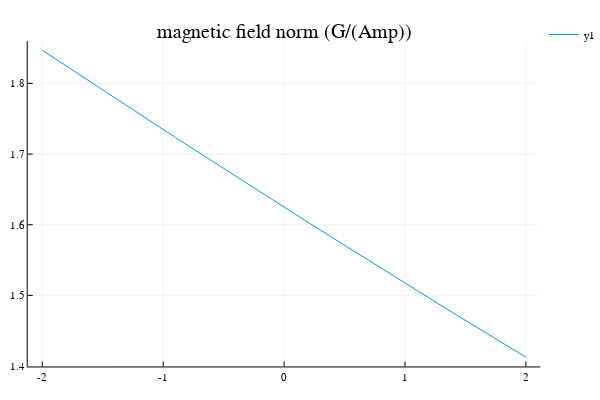

Write notebook code for a chart like this one.
### Code cell
plot(-2:0.1:2,bnorm,title = "magnetic field norm (G/(Amp))")

### Figure 1 — Plotly figure (JSON) as saved in the notebook; plotly's stock layout.template omitted (floating-point values rounded to 4 significant figures)
{"data": [{"colorbar": {"title": ""}, "hoverinfo": "text", "legendgroup": "y1", "line": {"color": "rgba(0, 154, 250, 1.000)", "dash": "solid", "shape": "linear", "width": 1}, "mode": "lines", "name": "y1", "showlegend": true, "text": [null, null, null, null, null, null, null, null, null, null, null, null, null, null, null, null, null, null, null, null, null, null, null, null, null, null, null, null, null, null, null, null, null, null, null, null, null, null, null, null, null], "type": "scatter", "x": [-2, -1.9, -1.8, -1.7, -1.6, -1.5, -1.4, -1.3, -1.2, -1.1, -1, -0.9, -0.8, -0.7, -0.6, -0.5, -0.4, -0.3, -0.2, -0.1, 0, 0.1, 0.2, 0.3, 0.4, 0.5, 0.6, 0.7, 0.8, 0.9, 1, 1.1, 1.2, 1.3, 1.4, 1.5, 1.6, 1.7, 1.8, 1.9, 2], "xaxis": "x1", "y": [1.847, 1.836, 1.824, 1.813, 1.802, 1.791, 1.779, 1.768, 1.757, 1.746, 1.735, 1.724, 1.713, 1.702, 1.691, 1.68, 1.669, 1.658, 1.647, 1.636, 1.625, 1.614, 1.603, 1.592, 1.582, 1.571, 1.56, 1.549, 1.539, 1.528, 1.517, 1.507, 1.496, 1.486, 1.475, 1.465, 1.454, 1.444, 1.433, 1.423, 1.412], "yaxis": "y1", "zmax": 0.1, "zmin": -0.1}], "layout": {"annotations": [{"font": {"color": "rgba(0, 0, 0, 1.000)", "family": "sans-serif", "size": 20}, "rotation": 0, "showarrow": false, "text": "magnetic field norm (G/(Amp))", "x": 0.5222, "xanchor": "center", "xref": "paper", "y": 1, "yanchor": "top", "yref": "paper"}], "height": 400, "legend": {"bgcolor": "rgba(255, 255, 255, 1.000)", "bordercolor": "rgba(0, 0, 0, 1.000)", "font": {"color": "rgba(0, 0, 0, 1.000)", "family": "sans-serif", "size": 11}, "tracegroupgap": 0, "x": 1, "y": 1}, "margin": {"b": 20, "l": 0, "r": 0, "t": 20}, "paper_bgcolor": "rgba(255, 255, 255, 1.000)", "plot_bgcolor": "rgba(255, 255, 255, 1.000)", "showlegend": true, "width": 600, "xaxis": {"anchor": "y1", "domain": [0.05101, 0.9934], "gridcolor": "rgba(0, 0, 0, 0.100)", "gridwidth": 0.5, "linecolor": "rgba(0, 0, 0, 1.000)", "mirror": false, "range": [-2.12, 2.12], "showgrid": true, "showline": true, "showticklabels": true, "tickangle": 0, "tickcolor": "rgb(0, 0, 0)", "tickfont": {"color": "rgba(0, 0, 0, 1.000)", "family": "sans-serif", "size": 11}, "tickmode": "array", "ticks": "inside", "ticktext": ["-2", "-1", "0", "1", "2"], "tickvals": [-2, -1, 0, 1, 2], "title": "", "titlefont": {"color": "rgba(0, 0, 0, 1.000)", "family": "sans-serif", "size": 15}, "type": "-", "visible": true, "zeroline": false, "zerolinecolor": "rgba(0, 0, 0, 1.000)"}, "yaxis": {"anchor": "x1", "domain": [0.03762, 0.9415], "gridcolor": "rgba(0, 0, 0, 0.100)", "gridwidth": 0.5, "linecolor": "rgba(0, 0, 0, 1.000)", "mirror": false, "range": [1.399, 1.86], "showgrid": true, "showline": true, "showticklabels": true, "tickangle": 0, "tickcolor": "rgb(0, 0, 0)", "tickfont": {"color": "rgba(0, 0, 0, 1.000)", "family": "sans-serif", "size": 11}, "tickmode": "array", "ticks": "inside", "ticktext": ["1.4", "1.5", "1.6", "1.7", "1.8"], "tickvals": [1.4, 1.5, 1.6, 1.7, 1.8], "title": "", "titlefont": {"color": "rgba(0, 0, 0, 1.000)", "family": "sans-serif", "size": 15}, "type": "-", "visible": true, "zeroline": false, "zerolinecolor": "rgba(0, 0, 0, 1.000)"}}}
